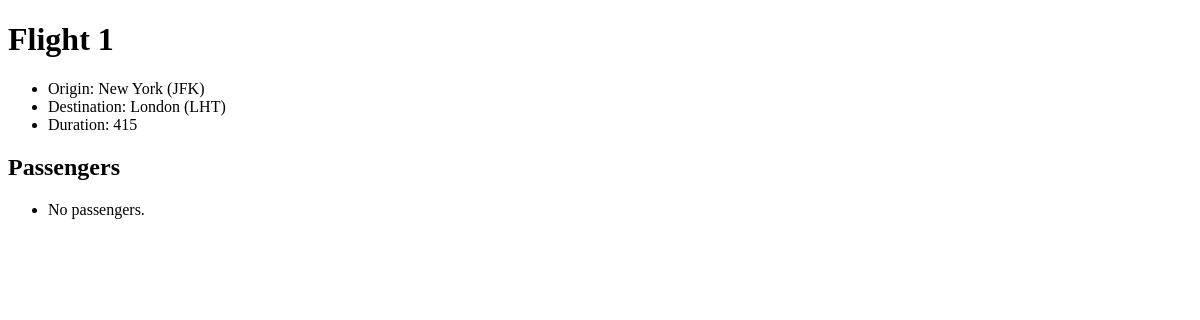
Page /flights/1 on the earlier database version.
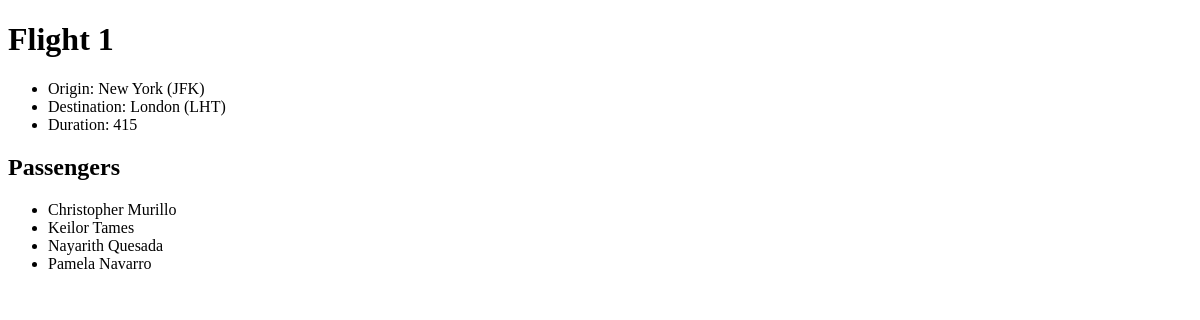
Same page on the later database version.
### flights/models.py (models this page shows, shortened)
class Flights(models.Model):
    origin = models.ForeignKey(Airport, on_delete=models.CASCADE, related_name="departures")
    destination = models.ForeignKey(Airport, on_delete=models.CASCADE, related_name="arrivals")
    duration = models.IntegerField()

class Airport(models.Model):
    code = models.CharField(max_length=3)
    city = models.CharField(max_length=64)
    def __str__(self):
        return f"{self.city} ({self.code})"

class Passenger(models.Model):
    first = models.CharField(max_length=64)
    last = models.CharField(max_length=64)
    flights = models.ManyToManyField(Flights, blank=True, related_name="passengers")
    def __str__(self):
        return f"{self.first} {self.last}"

### flights/views.py (the view)
# urls.py: path("<int:flight_id>", views.flight, name="flight")
def flight(request, flight_id):
    flight = Flights.objects.get(pk=flight_id)
    return render(request, "flights/flights.html", {
        "flight": flight,
        "passengers": flight.passengers.all()
    })

### flights/templates/flights/flights.html
{% extends "flights/layout.html" %}
{% block body %}
    <h1>Flight {{ flight.id }}</h1>
    <ul>
        <li>Origin: {{ flight.origin }}</li>
        <li>Destination: {{ flight.destination }}</li>
        <li>Duration: {{ flight.duration }}</li>
    </ul>
    <h2>Passengers</h2>
    <ul>
        {% for passenger in passengers %}
            <li>{{ passenger }}</li>
        {% empty %}
            <li>No passengers.</li>
        {% endfor %}
    </ul>
{% endblock %}

### flights/templates/flights/layout.html (shortened to what this page needs)
<!DOCTYPE html>
<html lang="es">
<head>
</head>
<body>
    {% block body %}
    {% endblock %}
</body>
</html>

Differences in the rows shown:
added Passenger: first+last "Christopher Murillo"
added Passenger: first+last "Keilor Tames"
added Passenger: first+last "Nayarith Quesada"
added Passenger: first+last "Pamela Navarro"
Other differences:
text no longer shown: "No passengers."
